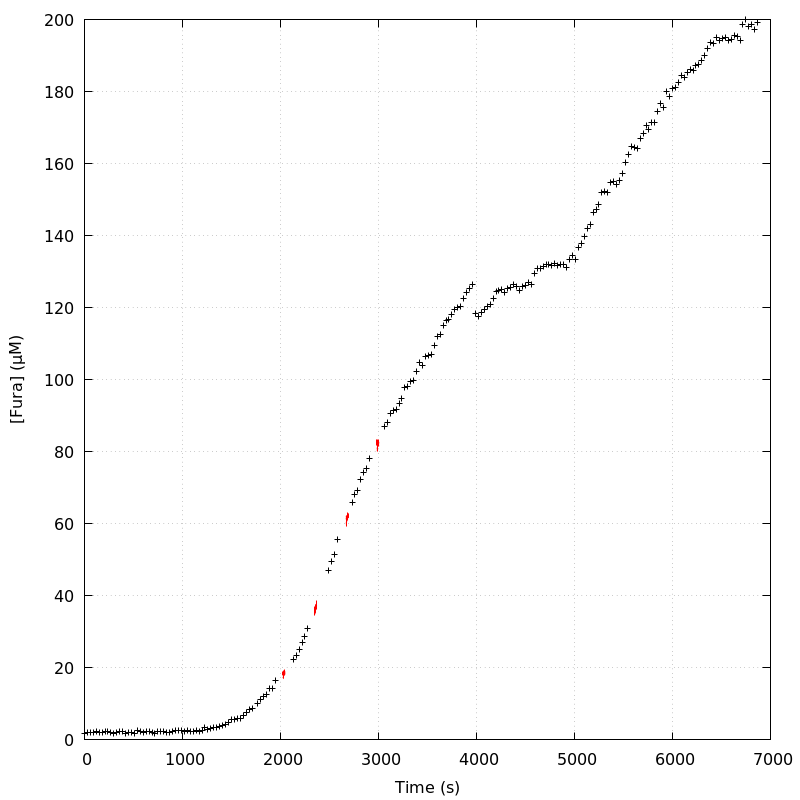

Recreate this plot in gnuplot.
unset key
set grid
set ylabel '[Fura] (µM)'
set xlabel 'Time (s)'
plot 'DA_130201_E2_aba_loading_curve' index 0 using 1:2 linecolor rgb 'black',\
'' index 1 using 1:2 with lines linecolor rgb 'red',\
'' index 2 using 1:2 with lines linecolor rgb 'red',\
'' index 3 using 1:2 with lines linecolor rgb 'red',\
'' index 4 using 1:2 with lines linecolor rgb 'red',\
